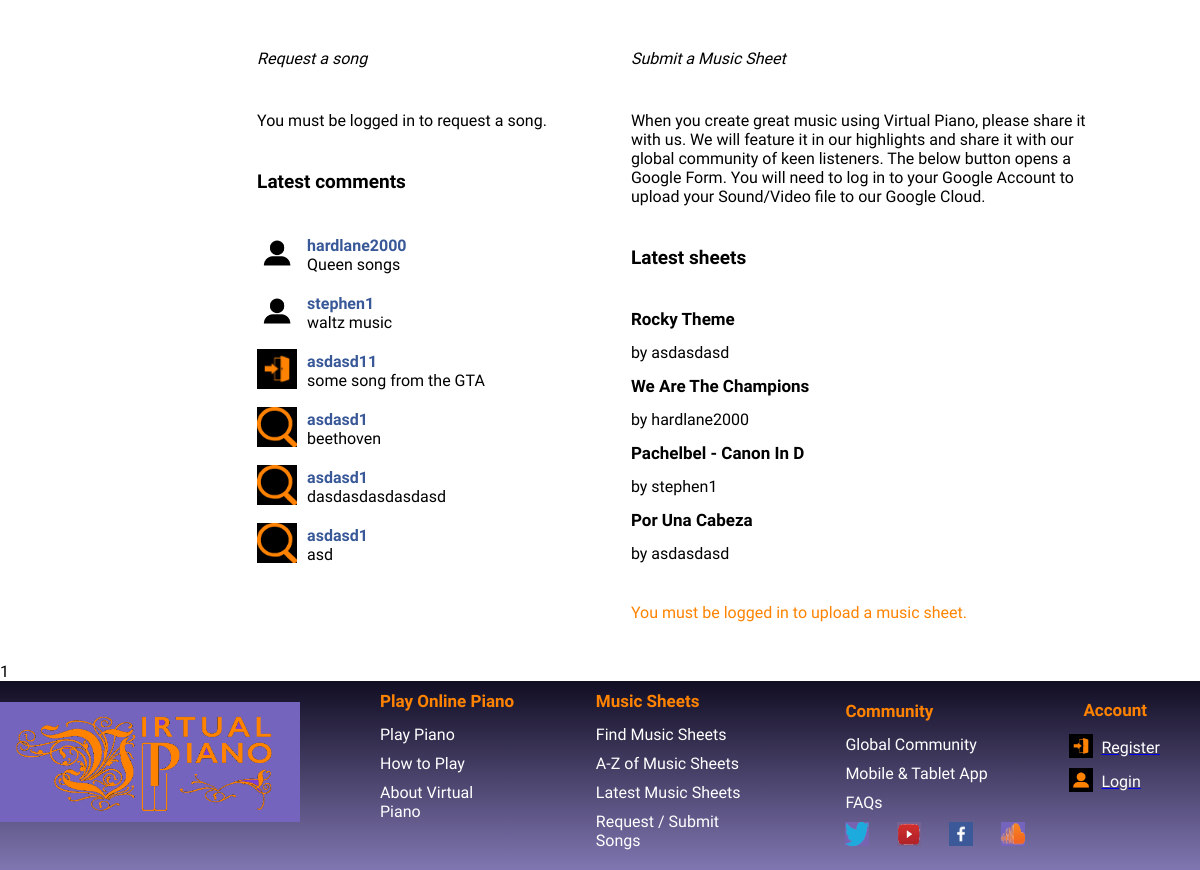
Before: /music (lower part) with the older database file.
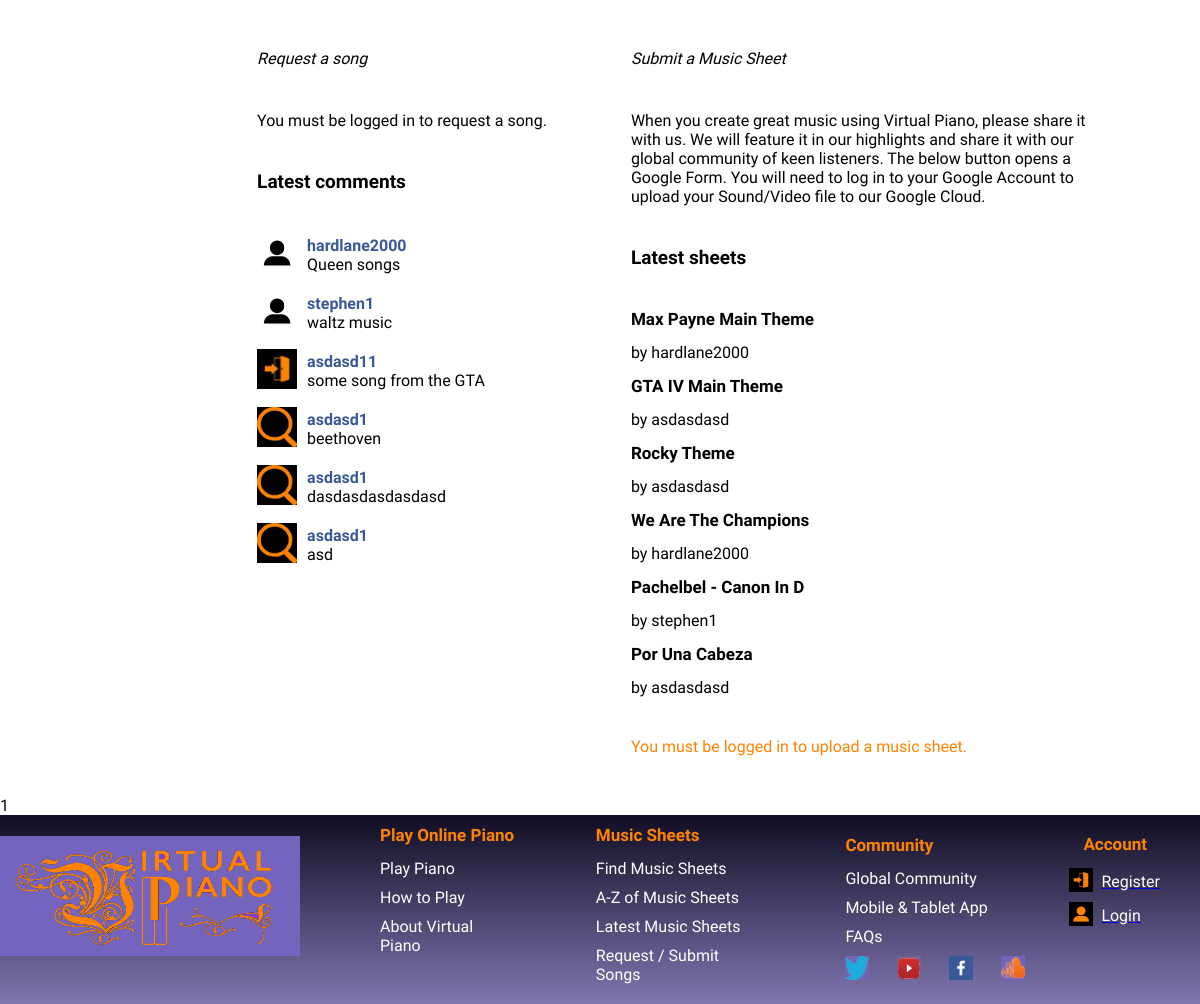
After: the same page with the newer database file.
### app.py (models this page shows, shortened)
class MusicSheet(db.Model):
    __bind_key__ = "music_sheets"
    id = db.Column(db.Integer, primary_key=True)
    title = db.Column(db.String(100), nullable=False, unique=True)
    content = db.Column(db.Text, nullable=False)
    author = db.Column(db.String(100), nullable=False)
    genre = db.Column(db.String(100))
    datetime = db.Column(db.DateTime, default = datetime.utcnow)

### app.py (the view, shortened to what this page needs)
@app.route('/music', methods = ["GET", "POST"])
def music():
    if current_user.is_anonymous:
        return render_template("music/music_sheets.html", comments = get_comments(), latest_music = get_latest_music())
    return render_template("music/music_sheets.html", loggedinuser=current_user.username, avatar = get_avatar_for_a_user(current_user.username), comments = get_comments(), latest_music = get_latest_music(),
                           admin = is_admin(current_user.username))

### app.py (called while the page is built)
def get_avatar_for_a_user(username):
    try:
        return db.session.query(Avatar).filter_by(img_username = username).all()[0].img_link
    except:
        return False

def get_latest_music():
    all_sheets = MusicSheet.query.order_by(MusicSheet.datetime).all()
    all_sheets.reverse()
    return all_sheets

def get_comments():
    comments = [vars(Comment.query.all()[i]).copy() for i in range(len(db.session.query(Comment).all()))]
    for comment in comments:
        comment["avatar"] = get_avatar_for_a_user(comment["author"])
    comments = sorted(comments, key = itemgetter("datetime"), reverse = True)
    return comments

### Templates/music/music_sheets.html (shortened to what this page needs)
{% extends 'base.html' %}
{% block head %}
    <link rel = "stylesheet" href = "{{ url_for('static', filename = '/css/music_sheets.css') }}">
{% endblock %}
{% block body %}
<div class = "music_sheets_lists_browse_2">
    <div class = "music_sheets_request">
        <div class = "music_sheets_request_title">
            Request a song
        </div>
        <div class = "music_sheets_request_content">
            {% if not loggedinuser %}
                You must be logged in to request a song.
            {% endif %}
        </div>
        <div class = "music_sheets_comments">
            <div class = "music_sheets_comments_title">
                Latest comments
            </div>
            {% for comment in comments %}
            <div class = "music_sheets_comment">
                <div class = "music_sheets_comment_avatar">
                    {% if comment.avatar %}
                    <img src = "{{ url_for('static', filename = '/uploads/images/' + comment.avatar ) }}">
                    {% else %}
                    <img src = "{{ url_for('static', filename = '/images/login-icon.jpg') }}">
                    {% endif %}
                </div>
                    <div class = "music_sheets_comment_content">
                        <div class = "music_sheets_comment_content_username">
                            {{ comment.author }}
                        </div>
                        <div class = "music_sheets_comment_content_content">
                            {{ comment.content }}
                        </div>
                    </div>
            </div>
            {% endfor %}
        </div>
    </div>
    <div class = "music_sheets_submit">
        <div class = "music_sheets_submit_title">
            Submit a Music Sheet
        </div>
        <div class = "music_sheets_submit_content">
            When you create great music using Virtual Piano, please share it with us. We will feature it in our highlights and share it with our global community of keen listeners.
            The below button opens a Google Form. You will need to log in to your Google Account to upload your Sound/Video file to our Google Cloud.
        </div>
        <div class = "music_sheets_submit_content_title">
            Latest sheets
        </div>
        <div class = "music_sheets_submit_content_latest_music">
            {% for sheet in latest_music %}
            <div class = "latest_music_title">
            <a class = "music_link" href = "/music/sheets/{{ sheet.id }}">
                {{ sheet.title.split(".")[0] }}
            </a>
            </div>
            <div class = "latest_music_user">
            by {{ sheet.author }}
            </div>
            {% endfor %}
        </div>
        <div class = "music_sheets_upload">
            {% if loggedinuser %}
                <div class = "music_sheets_upload_1">
                    <a href = "/upload">
                        Upload a sheet
                    </a>
                </div>
            {% else %}
            <a href = "/login">You must be logged in to upload a music sheet.</a>
            {% endif %}
        </div>
    </div>
</div>
<div class = "music_sheets_found_music">
    1
</div>
{% endblock %}

Changed rows visible on the page:
added MusicSheet: title "Max Payne Main Theme", author "hardlane2000"
added MusicSheet: title "GTA IV Main Theme", author "asdasdasd"
